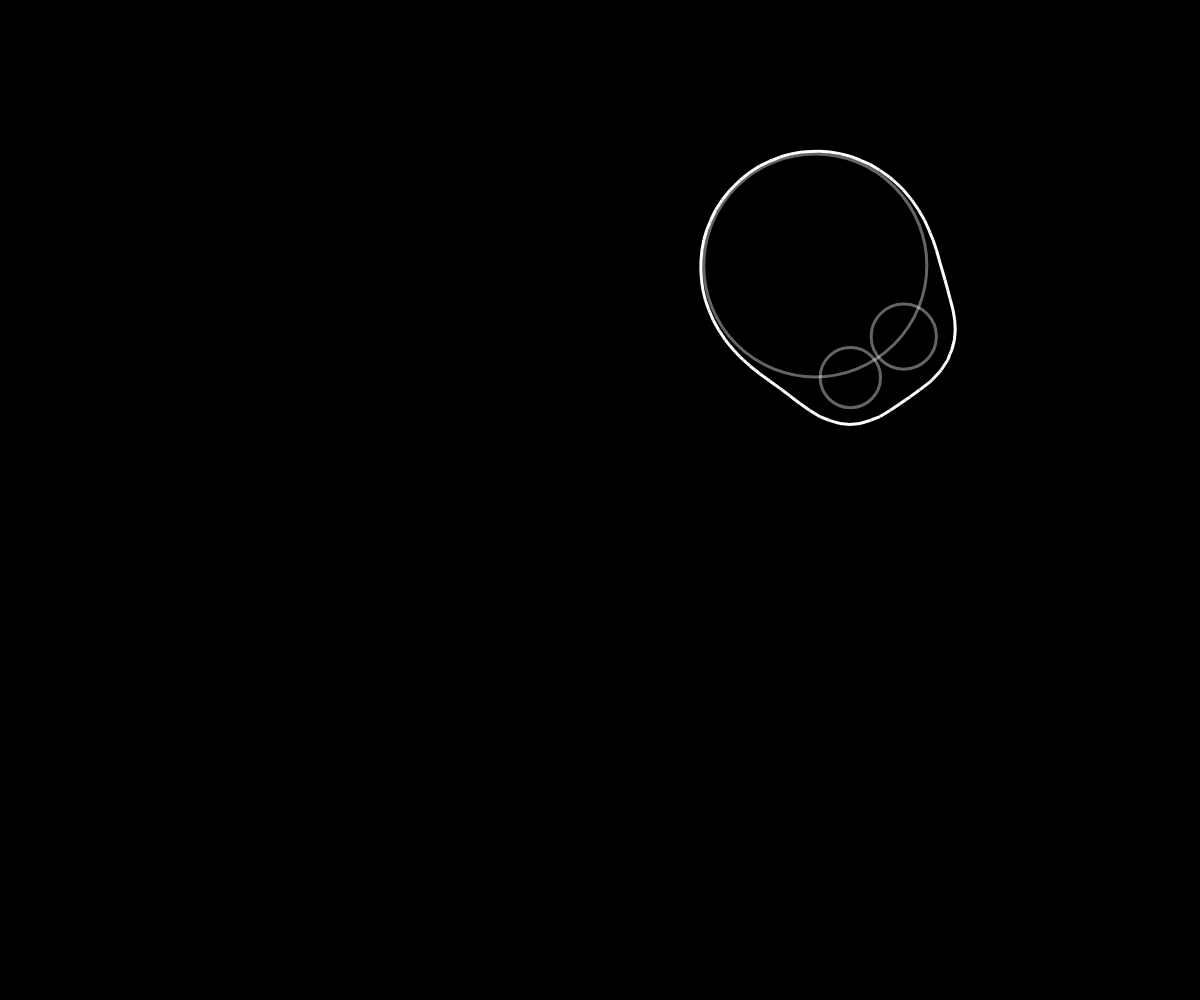
Frame 1 (no input)
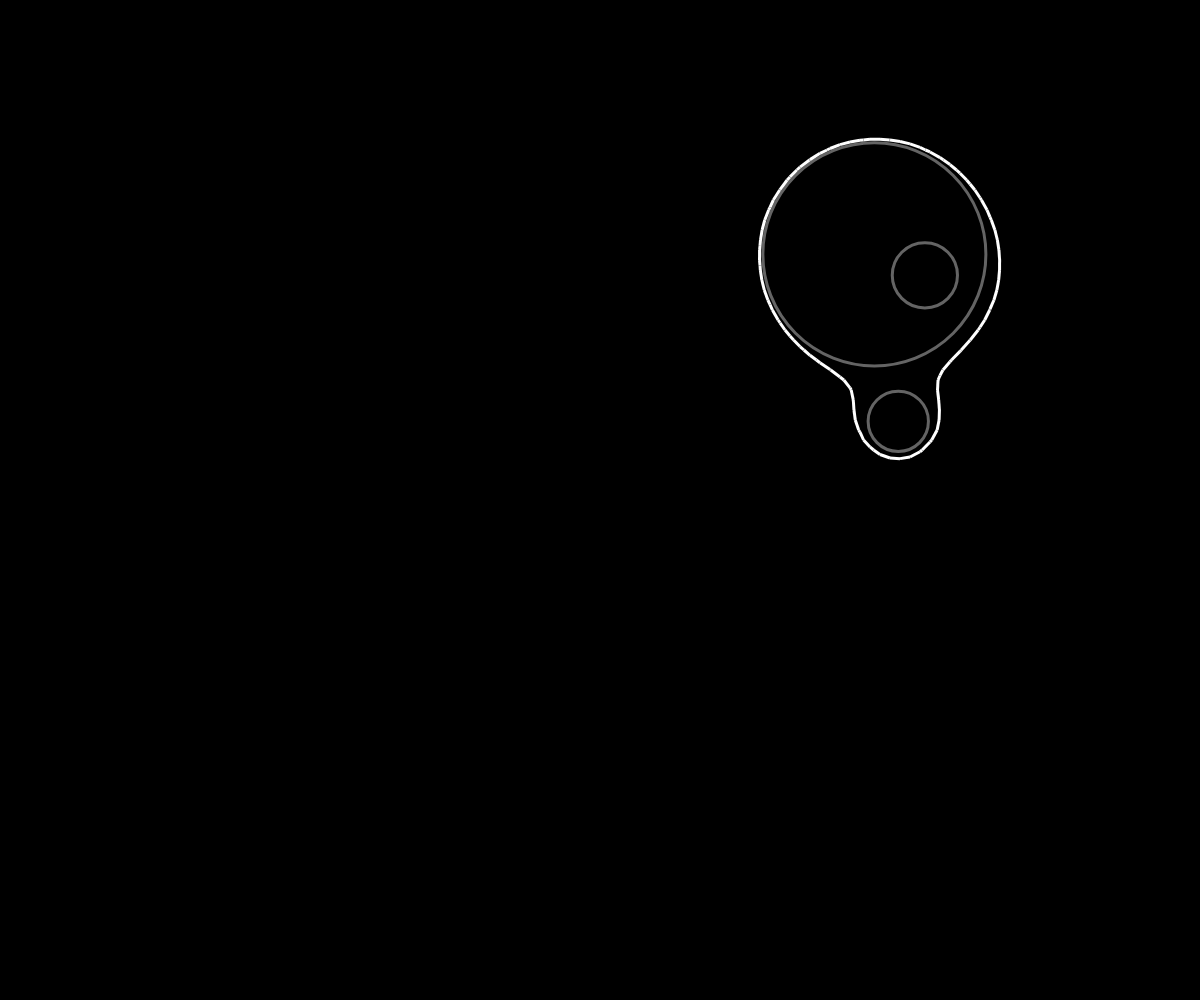
Frame 60 (no input)
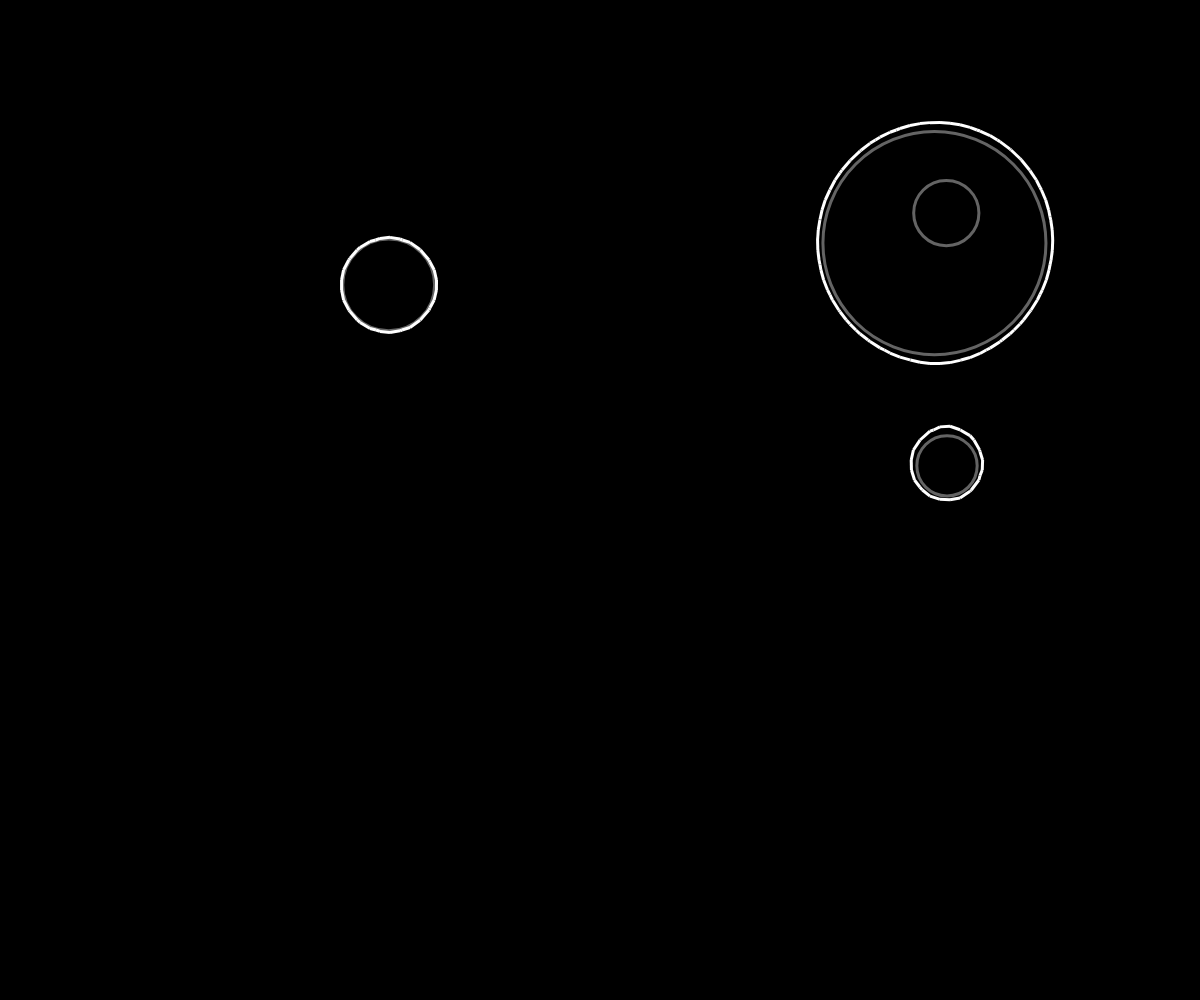
Frame 120 (the mouse pressed at the canvas centre since frame 60)

The p5.js sketch that drew these frames (run headless with seeded random() and noise() and a simulated clock; from frame 60 on, the mouse is pressed at the canvas centre):

// p5.js sketch
// ── sketch.js
// -
// Metaball 0.1 by Alessia Valgimigli [metaball, walkers]
// 2021 © Alessia Valgimigli, Daniele @Fupete and the course DS-2021 at DESIGN.unirsm 
// github.com/ds-2021-unirsm — github.com/fupete
// Educational purposes, MIT License, 2021, San Marino
// —
// Credits/Thanks to: 
// @jlfwong (https://github.com/jlfwong) for http://jamie-wong.com/2014/08/19/metaballs-and-marching-squares/
// 
// @Processor (https://openprocessing.org/user/141528?view=sketches&o=108) for https://openprocessing.org/sketch/750142
// —
//
// Help:
// [mouse] click: add a ball into the array
// —

const metaballs = [],
 scapes = [],
  sum = (arr) => arr.reduce((a, b) => a + b, 0);

function setup() {
  createCanvas(windowWidth, windowHeight);
  strokeWeight(3);
  strokeCap(SQUARE);
  noFill();

  for (let i = 0; i < 3; i++) metaballs.push(new MetaBall());

 scapes.push(new Scape(10, metaballs));
}

function draw() {
  background(0);
  for (let metaball of metaballs) metaball.update();
  for (const scape of scapes) scape.update();
}

function mousePressed() {
  //quando clicco crea una ball nuova
  metaballs.push(new MetaBall(metaballs.length));
}

// ── metaball.js
class MetaBall {
  constructor(pos, vel, radius) {
    this.pos = new p5.Vector(
      random(100, width - 100),
      random(100, height - 100)
    );

    const size = Math.pow(Math.random(), 2);
    this.radius = 100 * size + 30;
    this.vel = p5.Vector.random2D().mult(0.1 * (1 - size) + 1);
  }

  update() {
    //per spostare i cerchi aggiungo alla posizione la velocità
    this.pos.add(this.vel);
    //attraverso questi due if non permettiamo al cerchio di uscire dalla canvas
    if (this.pos.x < this.radius || this.pos.x > width - this.radius)
      this.vel.x *= -1;
    if (this.pos.y < this.radius || this.pos.y > height - this.radius)
      this.vel.y *= -1;

    stroke(255, 100);
    circle(this.pos.x, this.pos.y, 2 * this.radius);
  }
}

class Scape {
  constructor(res, metaballs) {
    this.res = res;
    this.metaballs = metaballs;

    this.grid = [];

    for (let i = 0; i < width / res + 1; i++) {
      this.grid.push(Array(int(height / res + 1)).fill(0));
    }
  }

  update() {
    stroke(255);

    for (let x = 0; x < this.grid.length; x++) {
      for (let y = 0; y < this.grid[x].length; y++) {
        //sum serve per creare il perimetro attorno alle balls
        this.grid[x][y] = sum(this.metaballs.map((b) => 
            Math.pow(b.radius, 2) / (Math.pow(b.pos.x - x * this.res, 2) + Math.pow(b.pos.y - y * this.res, 2))
          ) //The pow() function is an efficient way of multiplying numbers by themselves
        );
      }
    }

    for (let x = 0; x < this.grid.length - 1; x++) {
      for (let y = 0; y < this.grid[x].length - 1; y++) {
        const around = [
            Math.sign(Math.floor(this.grid[x][y])),
            Math.sign(Math.floor(this.grid[x + 1][y])),
            Math.sign(Math.floor(this.grid[x][y + 1])),
            Math.sign(Math.floor(this.grid[x + 1][y + 1])),
          ], //The Math.sign() function returns either a positive or negative +/- 1, indicating the sign of a number passed into the argument.
          s = sum(around);

        if (
          s === 0 || s === 4 || (around[0] && around[3] && !around[1] && !around[2]) || (!around[0] && !around[3] && around[1] && around[2])) continue;

        let x1, x2, y1, y2;
        if (
          (around[0] && around[1] && !around[2] && !around[3]) ||
          (!around[0] && !around[1] && around[2] && around[3])
        ) {
          // 3/12
          x1 = x * this.res;
          x2 =
            y * this.res +
            this.res *
              ((1 - this.grid[x][y]) / (this.grid[x][y + 1] - this.grid[x][y]));
          y1 = x * this.res + this.res;
          y2 =
            y * this.res +
            this.res *
              ((1 - this.grid[x + 1][y]) /
                (this.grid[x + 1][y + 1] - this.grid[x + 1][y]));
        } else if (
          (around[0] && around[2] && !around[1] && !around[3]) ||
          (!around[0] && !around[2] && around[1] && around[3])
        ) {
          // 6/9
          x1 =
            x * this.res +
            this.res *
              ((1 - this.grid[x][y]) / (this.grid[x + 1][y] - this.grid[x][y]));
          x2 = y * this.res;
          y1 =
            x * this.res +
            this.res *
              ((1 - this.grid[x][y + 1]) /
                (this.grid[x + 1][y + 1] - this.grid[x][y + 1]));
          y2 = y * this.res + this.res;
        } else if (
          (around[3] && !around[0] && !around[1] && !around[2]) ||
          (!around[3] && around[0] && around[1] && around[2])
        ) {
          // 2/13
          x1 = (x + 1) * this.res;
          x2 =
            y * this.res +
            ((y + 1) * this.res - y * this.res) *
              ((1 - this.grid[x + 1][y]) /
                (this.grid[x + 1][y + 1] - this.grid[x + 1][y]));
          y1 =
            x * this.res +
            ((x + 1) * this.res - x * this.res) *
              ((1 - this.grid[x][y + 1]) /
                (this.grid[x + 1][y + 1] - this.grid[x][y + 1]));
          y2 = y * this.res + this.res;
        } else if (
          (around[0] && !around[1] && !around[2] && !around[3]) ||
          (!around[0] && around[1] && around[2] && around[3])
        ) {
          // 7/8
          x1 =
            x * this.res +
            this.res *
              ((1 - this.grid[x][y]) / (this.grid[x + 1][y] - this.grid[x][y]));
          x2 = y * this.res;
          y1 = x * this.res;
          y2 =
            y * this.res +
            this.res *
              ((1 - this.grid[x][y]) / (this.grid[x][y + 1] - this.grid[x][y]));
        } else if (
          (around[1] && !around[0] && !around[2] && !around[3]) ||
          (!around[1] && around[0] && around[2] && around[3])
        ) {
          // 4/11
          x1 =
            x * this.res +
            this.res *
              ((1 - this.grid[x][y]) / (this.grid[x + 1][y] - this.grid[x][y]));
          x2 = y * this.res;
          y1 = x * this.res + this.res;
          y2 =
            y * this.res +
            this.res *
              ((1 - this.grid[x + 1][y]) /
                (this.grid[x + 1][y + 1] - this.grid[x + 1][y]));
        } else if (
          (around[2] && !around[0] && !around[1] && !around[3]) ||
          (!around[2] && around[0] && around[1] && around[3])
        ) {
          // 3/14
          x1 = x * this.res;
          x2 =
            y * this.res +
            this.res *
              ((1 - this.grid[x][y]) / (this.grid[x][y + 1] - this.grid[x][y]));
          y1 =
            x * this.res +
            this.res *
              ((1 - this.grid[x][y + 1]) /
                (this.grid[x + 1][y + 1] - this.grid[x][y + 1]));
          y2 = y * this.res + this.res;
        }

        line(x1, x2, y1, y2);
      }
    }
  }
}
